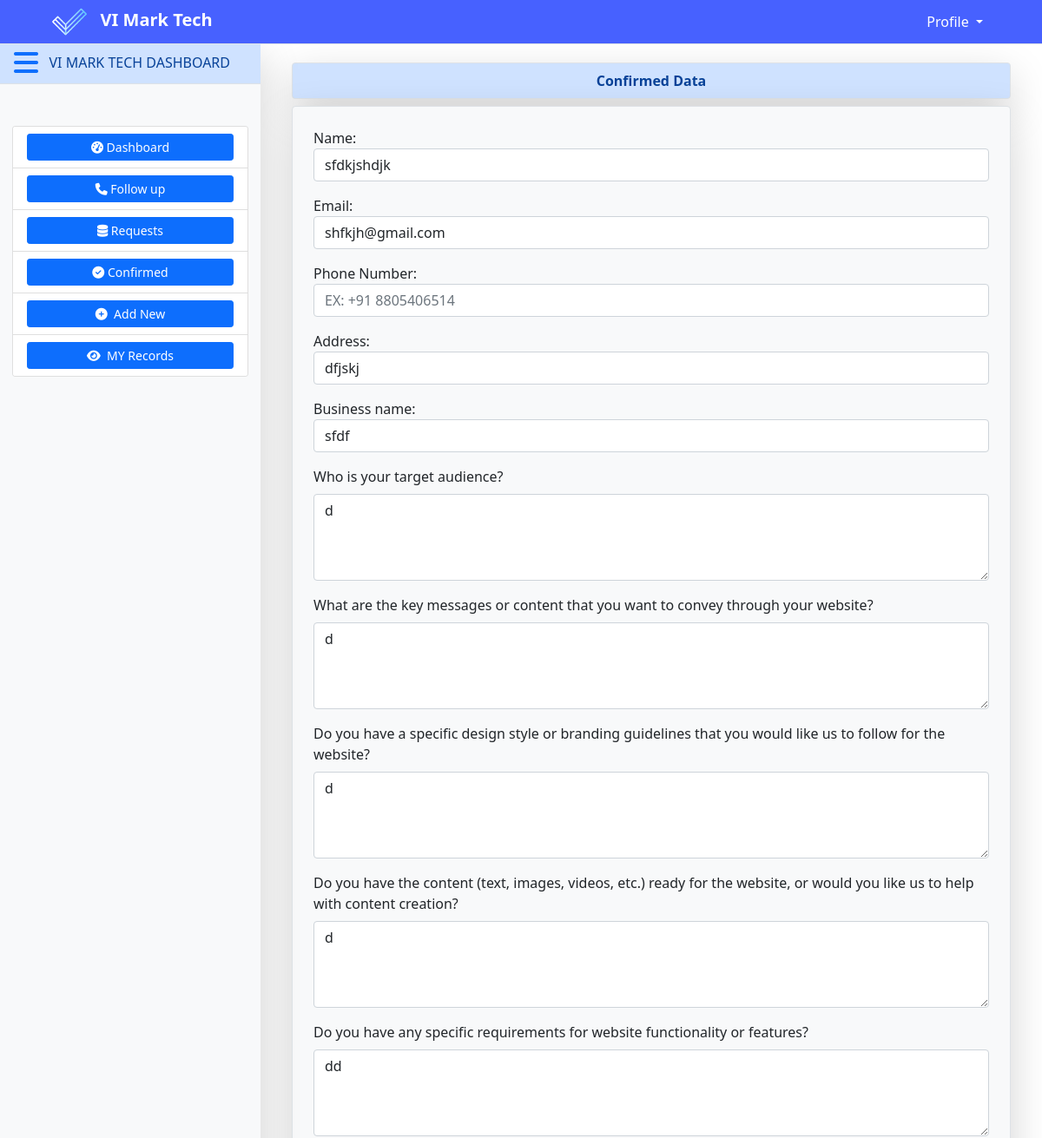
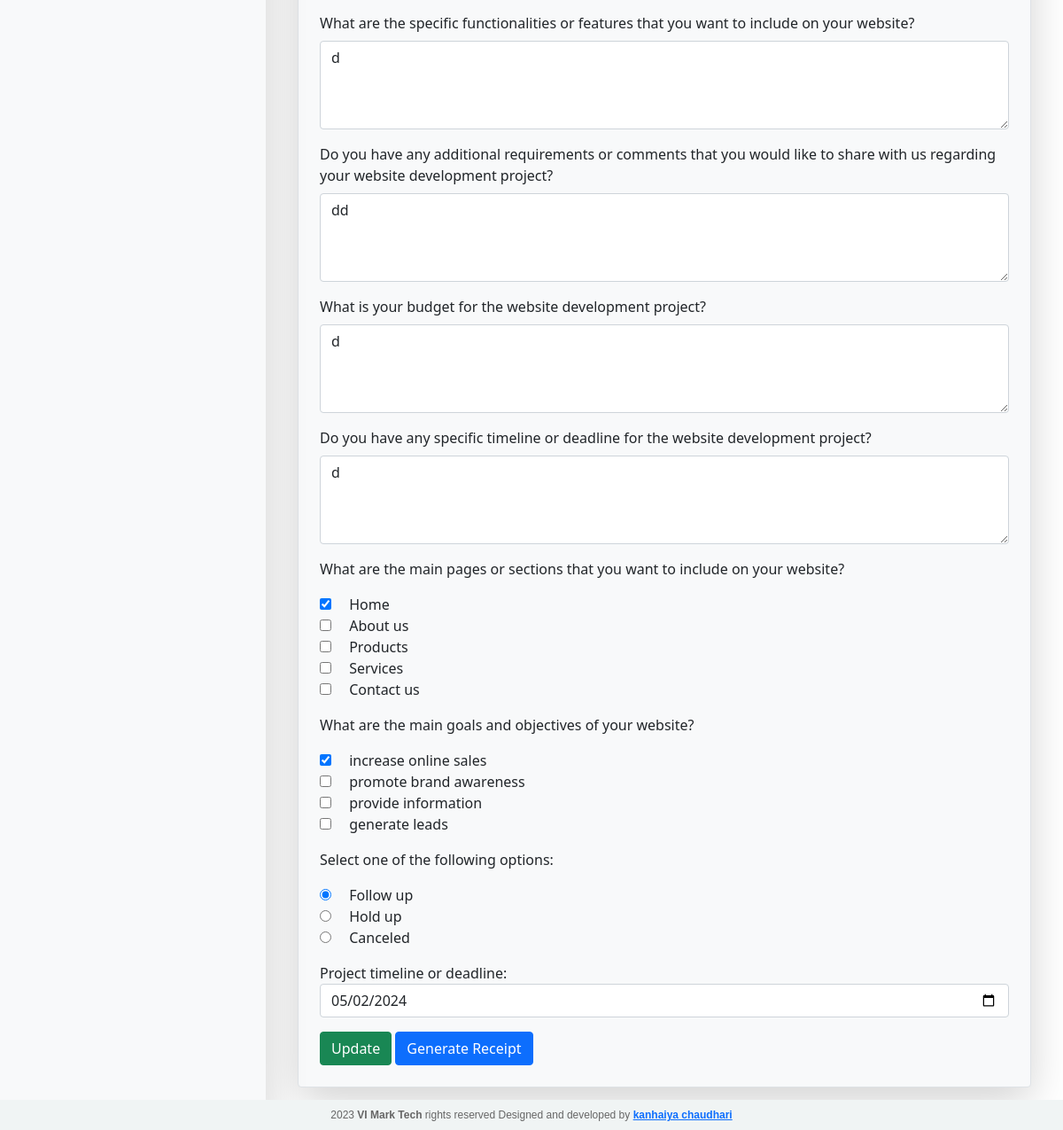
/confirm/19 (signed in), run on the app's committed database (2 pictures, top to bottom).
### dash/models.py (models this page shows)
class ConfirmedUserProfile(models.Model):
    CHOICES_2 = (
        ('increase online sales', 'increase online sales'),
        ('promote brand awareness', 'promote brand awareness'),
        ('provide information', 'provide information'),
        ('generate leads', 'generate leads')
    )
    CHOICES_1 = (
        ('Home', 'Home'),
        ('About us', 'About us'),
        ('Products', 'Products'),
        ('Services', 'Services'),
        ('Contact us', 'Contact us')
    )
    name=models.CharField(max_length=70)
    business_name=models.CharField(max_length=70,null='True')
    email=models.EmailField(max_length=100)
    address = models.CharField(max_length=255)
    phone_number = PhoneNumberField(null=True)
    ans_1= models.TextField( max_length=1055 ,null='True')
    ans_2= models.TextField( max_length=1055 ,null='True')
    ans_3= models.TextField( max_length=1055 ,null='True')
    ans_4= models.TextField( max_length=1055 ,null='True')
    ans_5= models.TextField( max_length=1055 ,null='True')
    ans_6= models.TextField( max_length=1055 ,null='True')
    ans_7= models.TextField( max_length=1055 ,null='True')
    ans_8= models.TextField( max_length=1055 ,null='True')
    ans_9= models.TextField( max_length=1055 ,null='True')
    date=models.DateField(default=datetime.date.today)
    ans_question1= MultiSelectField(choices=CHOICES_1, max_choices=5, max_length=255, null=True)
    ans_question2=MultiSelectField(choices=CHOICES_2, max_choices=4, max_length=255, null=True)
    ans_choices = models.CharField(choices=(('Follow up', 'Follow up'), ('Hold up', 'Hold up'), ('Canceled', 'Canceled')), max_length=50,default='nothing')
    user = models.ForeignKey(User, on_delete=models.PROTECT,null=True)
    current_date=models.DateField(default=datetime.date.today)

### dash/views.py (the view)
# urls.py: path('confirm/<int:id>',dv.confirm_update,name="confirm"),
def confirm_update(request, id):
    if request.user.is_superuser:
        profile = ConfirmedUserProfile.objects.get(pk=id)
        pn="Confirmed Data"
        value="Update"
        show_generate_receipt = True
        if request.method == 'POST':
            pi = ConfirmedUserProfile.objects.get(pk=id)
            fm = UserForm(request.POST, instance=pi)
            if fm.is_valid():
                fm.save()
                messages.success(request, 'Data updated successfully and confirmed!',{'value':value})
                return redirect('/sub/')
        else:
            pi = ConfirmedUserProfile.objects.get(pk=id)
            fm = UserForm(instance=pi)
        return render(request, 'dash/update.html', {'form': fm,'value':value,'page_name':pn,'profile':profile,'pk':id, 'show_generate_receipt': show_generate_receipt})
    else:
        return redirect('/')

### dash/templates/dash/update.html (shortened to what this page needs)
{% extends "enroll/base.html" %}
{% block content %}
<div class="container pt-4">
 <div class="col-md-12">
            <form action="{% url 'dash' %}" class="border shadow-lg px-5 py-2 mb-2 alert-primary rounded text-center" method="POST">
              <div class="fw-semibold">
                <strong>{{ page_name }}</strong>
              </div>
            </form>
          </div>
  <div class="row">
    <div class="col-md-12 col-sm-12 px-auto mx-auto">
      <form action="" method="POST" class="border p-4 shadow-lg p-3 mb-5 bg-light rounded">
        {{ form.as_p }}
        {% if user.is_superuser %}
          <input type="submit" class="btn btn-success" name="confirm" value="{{value}}">
          {% if show_generate_receipt %}
         <a href="{% url 'generate_receipt' pk=profile.pk %}" class="btn btn-primary">Generate Receipt</a>
          {% endif %}
        {% else %}
          <input type="submit" class="btn btn-success" value="Update">
          <a href="{% url 'dash' %}" class="btn btn-warning">Back</a>
        {% endif %}
      </form>
    </div>
  </div>
</div>
{% endblock content %}

### enroll/static/enroll/style.css (style rules this page uses)
body { height: 100vh; margin: 0; padding: 0; }

### data on the page
ConfirmedUserProfile: name "sfdkjshdjk", email "shfkjh@gmail.com", address "dfjskj", business_name "sfdf", ans_1 "d", ans_2 "d", ans_3 "d", ans_4 "d", ans_5 "dd", ans_6 "d", ans_7 "dd", ans_8 "d", ans_9 "d", ans_question1 "☑ ☐ ☐ ☐ ☐", ans_question2 "☑ ☐ ☐ ☐", ans_choices "☑ Follow up ☐ Hold up ☐ Canceled", date "05/02/2024"

### other printed values
{{ page_name }} "Confirmed Data"
